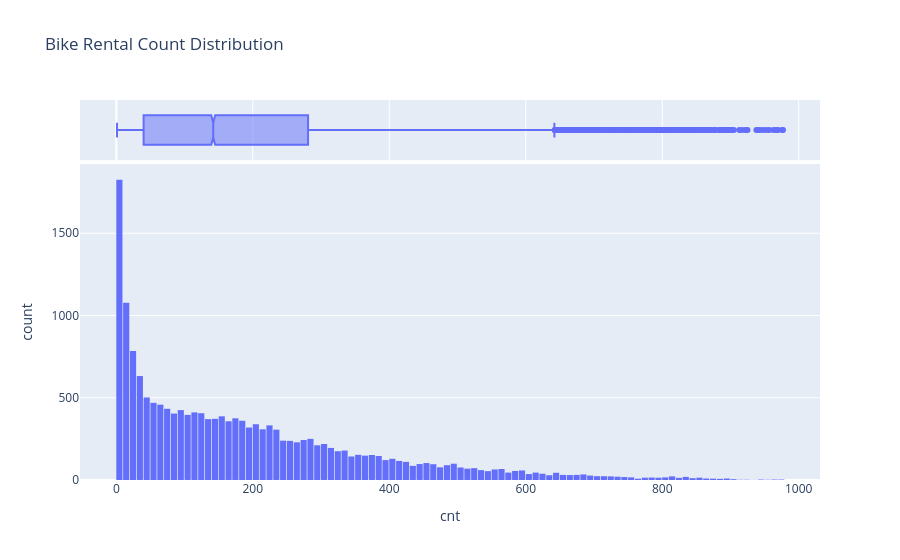

Notebook code for this chart:
### Code cell
# display bike rental count distribution in a histogram
fig = px.histogram(
    df,  # datatset
    x='cnt',  # bike rental count on x axis
    marginal='box',
    title='Bike Rental Count Distribution'
)
fig.update_layout(bargap=0.1)  # add gaps between bars
fig.show()  # display chart

### Figure 1 — Plotly figure (JSON) as saved in the notebook; plotly's stock layout.template omitted (floating-point values rounded to 4 significant figures; data arrays with more than 128 entries replaced by an {"elided": "..."} marker saying what was removed)
{"data": [{"bingroup": "x", "hovertemplate": "cnt=%{x}<br>count=%{y}<extra></extra>", "legendgroup": "", "marker": {"color": "#636efa", "pattern": {"shape": ""}}, "name": "", "orientation": "v", "showlegend": false, "type": "histogram", "x": {"elided": "17379 int values"}, "xaxis": "x", "yaxis": "y"}, {"hovertemplate": "cnt=%{x}<extra></extra>", "legendgroup": "", "marker": {"color": "#636efa"}, "name": "", "notched": true, "showlegend": false, "type": "box", "x": {"elided": "17379 int values"}, "xaxis": "x2", "yaxis": "y2"}], "layout": {"bargap": 0.1, "barmode": "relative", "legend": {"tracegroupgap": 0}, "title": {"text": "Bike Rental Count Distribution"}, "xaxis": {"anchor": "y", "domain": [0, 1], "title": {"text": "cnt"}}, "xaxis2": {"anchor": "y2", "domain": [0, 1], "matches": "x", "showgrid": true, "showticklabels": false}, "yaxis": {"anchor": "x", "domain": [0, 0.8316], "title": {"text": "count"}}, "yaxis2": {"anchor": "x2", "domain": [0.8416, 1], "matches": "y2", "showgrid": false, "showline": false, "showticklabels": false, "ticks": ""}}}
